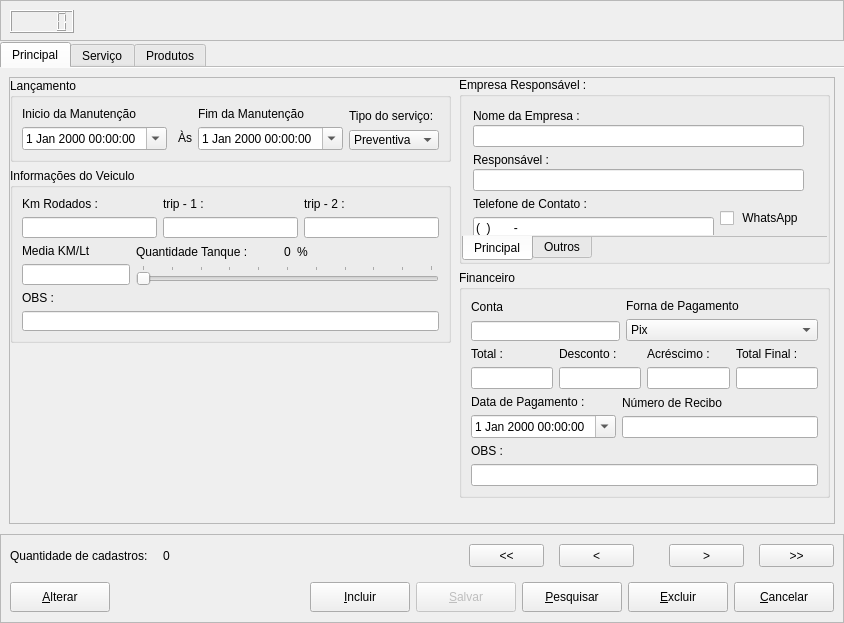
<?xml version="1.0" encoding="UTF-8"?>
<ui version="4.0">
 <class>Form</class>
 <widget class="QWidget" name="Form">
  <property name="geometry">
   <rect>
    <x>0</x>
    <y>0</y>
    <width>844</width>
    <height>623</height>
   </rect>
  </property>
  <property name="windowTitle">
   <string>Form</string>
  </property>
  <layout class="QVBoxLayout" name="verticalLayout">
   <property name="spacing">
    <number>1</number>
   </property>
   <property name="leftMargin">
    <number>0</number>
   </property>
   <property name="topMargin">
    <number>0</number>
   </property>
   <property name="rightMargin">
    <number>0</number>
   </property>
   <property name="bottomMargin">
    <number>0</number>
   </property>
   <item>
    <widget class="QFrame" name="frame_3">
     <property name="minimumSize">
      <size>
       <width>0</width>
       <height>41</height>
      </size>
     </property>
     <property name="maximumSize">
      <size>
       <width>16777215</width>
       <height>41</height>
      </size>
     </property>
     <property name="frameShape">
      <enum>QFrame::StyledPanel</enum>
     </property>
     <property name="frameShadow">
      <enum>QFrame::Raised</enum>
     </property>
     <widget class="QLCDNumber" name="lcdNumber">
      <property name="geometry">
       <rect>
        <x>10</x>
        <y>10</y>
        <width>64</width>
        <height>23</height>
       </rect>
      </property>
     </widget>
    </widget>
   </item>
   <item>
    <widget class="QTabWidget" name="tabContent">
     <property name="tabPosition">
      <enum>QTabWidget::North</enum>
     </property>
     <property name="tabShape">
      <enum>QTabWidget::Rounded</enum>
     </property>
     <property name="currentIndex">
      <number>0</number>
     </property>
     <property name="elideMode">
      <enum>Qt::ElideNone</enum>
     </property>
     <property name="documentMode">
      <bool>true</bool>
     </property>
     <property name="tabsClosable">
      <bool>false</bool>
     </property>
     <property name="movable">
      <bool>false</bool>
     </property>
     <property name="tabBarAutoHide">
      <bool>true</bool>
     </property>
     <widget class="QWidget" name="tab_principal" native="true">
      <attribute name="title">
       <string>Principal</string>
      </attribute>
      <layout class="QVBoxLayout" name="verticalLayout_3">
       <item>
        <widget class="QFrame" name="frame">
         <property name="frameShape">
          <enum>QFrame::StyledPanel</enum>
         </property>
         <property name="frameShadow">
          <enum>QFrame::Raised</enum>
         </property>
         <widget class="QWidget" name="">
          <property name="geometry">
           <rect>
            <x>450</x>
            <y>0</y>
            <width>371</width>
            <height>421</height>
           </rect>
          </property>
          <layout class="QVBoxLayout" name="verticalLayout_30">
           <item>
            <widget class="QGroupBox" name="groupBox_3">
             <property name="font">
              <font>
               <weight>50</weight>
               <bold>false</bold>
              </font>
             </property>
             <property name="title">
              <string>Empresa Responsável :</string>
             </property>
             <layout class="QVBoxLayout" name="verticalLayout_14">
              <property name="spacing">
               <number>0</number>
              </property>
              <property name="leftMargin">
               <number>0</number>
              </property>
              <property name="topMargin">
               <number>0</number>
              </property>
              <property name="rightMargin">
               <number>0</number>
              </property>
              <property name="bottomMargin">
               <number>0</number>
              </property>
              <item>
               <widget class="QTabWidget" name="tabWidget">
                <property name="tabPosition">
                 <enum>QTabWidget::South</enum>
                </property>
                <property name="currentIndex">
                 <number>0</number>
                </property>
                <property name="documentMode">
                 <bool>true</bool>
                </property>
                <widget class="QWidget" name="tabWidgetPage1" native="true">
                 <attribute name="title">
                  <string>Principal</string>
                 </attribute>
                 <widget class="QWidget" name="">
                  <property name="geometry">
                   <rect>
                    <x>11</x>
                    <y>11</y>
                    <width>331</width>
                    <height>131</height>
                   </rect>
                  </property>
                  <layout class="QVBoxLayout" name="verticalLayout_18">
                   <item>
                    <layout class="QVBoxLayout" name="verticalLayout_15">
                     <property name="spacing">
                      <number>2</number>
                     </property>
                     <item>
                      <widget class="QLabel" name="label_14">
                       <property name="text">
                        <string>Nome da Empresa : </string>
                       </property>
                      </widget>
                     </item>
                     <item>
                      <widget class="QLineEdit" name="lineEdit_6"/>
                     </item>
                    </layout>
                   </item>
                   <item>
                    <layout class="QVBoxLayout" name="verticalLayout_16">
                     <property name="spacing">
                      <number>2</number>
                     </property>
                     <item>
                      <widget class="QLabel" name="label_15">
                       <property name="text">
                        <string>Responsável :</string>
                       </property>
                      </widget>
                     </item>
                     <item>
                      <widget class="QLineEdit" name="lineEdit_7"/>
                     </item>
                    </layout>
                   </item>
                   <item>
                    <layout class="QHBoxLayout" name="horizontalLayout_10">
                     <item>
                      <layout class="QVBoxLayout" name="verticalLayout_17">
                       <item>
                        <widget class="QLabel" name="label_16">
                         <property name="text">
                          <string>Telefone de Contato :</string>
                         </property>
                        </widget>
                       </item>
                       <item>
                        <widget class="QLineEdit" name="lineEdit_8">
                         <property name="inputMask">
                          <string>(00) 0 0000-0000</string>
                         </property>
                        </widget>
                       </item>
                      </layout>
                     </item>
                     <item>
                      <widget class="QCheckBox" name="checkBox">
                       <property name="text">
                        <string> WhatsApp</string>
                       </property>
                       <property name="tristate">
                        <bool>false</bool>
                       </property>
                      </widget>
                     </item>
                    </layout>
                   </item>
                  </layout>
                 </widget>
                </widget>
                <widget class="QWidget" name="tabWidgetPage2" native="true">
                 <attribute name="title">
                  <string>Outros</string>
                 </attribute>
                </widget>
               </widget>
              </item>
             </layout>
            </widget>
           </item>
           <item>
            <widget class="QGroupBox" name="groupBox_4">
             <property name="title">
              <string>Financeiro</string>
             </property>
             <layout class="QVBoxLayout" name="verticalLayout_29">
              <item>
               <layout class="QHBoxLayout" name="horizontalLayout_11">
                <item>
                 <layout class="QVBoxLayout" name="verticalLayout_21">
                  <item>
                   <widget class="QLabel" name="label_17">
                    <property name="text">
                     <string>Conta </string>
                    </property>
                   </widget>
                  </item>
                  <item>
                   <widget class="QLineEdit" name="lineEdit_9">
                    <property name="maximumSize">
                     <size>
                      <width>149</width>
                      <height>20</height>
                     </size>
                    </property>
                   </widget>
                  </item>
                 </layout>
                </item>
                <item>
                 <layout class="QVBoxLayout" name="verticalLayout_20">
                  <item>
                   <widget class="QLabel" name="label_18">
                    <property name="text">
                     <string>Forna de Pagamento</string>
                    </property>
                   </widget>
                  </item>
                  <item>
                   <widget class="QComboBox" name="comboBox">
                    <property name="minimumSize">
                     <size>
                      <width>179</width>
                      <height>20</height>
                     </size>
                    </property>
                    <item>
                     <property name="text">
                      <string>Pix</string>
                     </property>
                    </item>
                    <item>
                     <property name="text">
                      <string>Dinheiro</string>
                     </property>
                    </item>
                    <item>
                     <property name="text">
                      <string>Cartão de Débito</string>
                     </property>
                    </item>
                    <item>
                     <property name="text">
                      <string>Cartão de Crédito</string>
                     </property>
                    </item>
                    <item>
                     <property name="text">
                      <string>Outros</string>
                     </property>
                    </item>
                   </widget>
                  </item>
                 </layout>
                </item>
               </layout>
              </item>
              <item>
               <layout class="QHBoxLayout" name="horizontalLayout_12">
                <item>
                 <layout class="QVBoxLayout" name="verticalLayout_22">
                  <item>
                   <widget class="QLabel" name="label_19">
                    <property name="text">
                     <string>Total :</string>
                    </property>
                   </widget>
                  </item>
                  <item>
                   <widget class="QLineEdit" name="lineEdit_10"/>
                  </item>
                 </layout>
                </item>
                <item>
                 <layout class="QVBoxLayout" name="verticalLayout_23">
                  <item>
                   <widget class="QLabel" name="label_20">
                    <property name="text">
                     <string>Desconto :</string>
                    </property>
                   </widget>
                  </item>
                  <item>
                   <widget class="QLineEdit" name="lineEdit_11"/>
                  </item>
                 </layout>
                </item>
                <item>
                 <layout class="QVBoxLayout" name="verticalLayout_24">
                  <item>
                   <widget class="QLabel" name="label_21">
                    <property name="text">
                     <string>Acréscimo :</string>
                    </property>
                   </widget>
                  </item>
                  <item>
                   <widget class="QLineEdit" name="lineEdit_12"/>
                  </item>
                 </layout>
                </item>
                <item>
                 <layout class="QVBoxLayout" name="verticalLayout_25">
                  <item>
                   <widget class="QLabel" name="label_22">
                    <property name="text">
                     <string>Total Final :</string>
                    </property>
                   </widget>
                  </item>
                  <item>
                   <widget class="QLineEdit" name="lineEdit_13"/>
                  </item>
                 </layout>
                </item>
               </layout>
              </item>
              <item>
               <layout class="QHBoxLayout" name="horizontalLayout_13">
                <item>
                 <layout class="QVBoxLayout" name="verticalLayout_26">
                  <item>
                   <widget class="QLabel" name="label_24">
                    <property name="text">
                     <string>Data de Pagamento :</string>
                    </property>
                    <property name="buddy">
                     <cstring>dateTimeEdit</cstring>
                    </property>
                   </widget>
                  </item>
                  <item>
                   <widget class="QDateTimeEdit" name="dateTimeEdit_3">
                    <property name="calendarPopup">
                     <bool>true</bool>
                    </property>
                   </widget>
                  </item>
                 </layout>
                </item>
                <item>
                 <layout class="QVBoxLayout" name="verticalLayout_27">
                  <item>
                   <widget class="QLabel" name="label_23">
                    <property name="text">
                     <string>Número de Recibo</string>
                    </property>
                   </widget>
                  </item>
                  <item>
                   <widget class="QLineEdit" name="lineEdit_14"/>
                  </item>
                 </layout>
                </item>
               </layout>
              </item>
              <item>
               <layout class="QVBoxLayout" name="verticalLayout_28">
                <item>
                 <widget class="QLabel" name="label_25">
                  <property name="text">
                   <string>OBS :</string>
                  </property>
                 </widget>
                </item>
                <item>
                 <widget class="QLineEdit" name="lineEdit_15"/>
                </item>
               </layout>
              </item>
             </layout>
            </widget>
           </item>
          </layout>
         </widget>
         <widget class="QWidget" name="">
          <property name="geometry">
           <rect>
            <x>1</x>
            <y>1</y>
            <width>441</width>
            <height>265</height>
           </rect>
          </property>
          <layout class="QVBoxLayout" name="verticalLayout_31">
           <item>
            <widget class="QGroupBox" name="groupBox">
             <property name="title">
              <string>Lançamento</string>
             </property>
             <layout class="QHBoxLayout" name="horizontalLayout_5">
              <item>
               <layout class="QHBoxLayout" name="horizontalLayout_2">
                <item>
                 <layout class="QVBoxLayout" name="verticalLayout_4">
                  <item>
                   <widget class="QLabel" name="label">
                    <property name="text">
                     <string>Inicio da Manutenção</string>
                    </property>
                    <property name="buddy">
                     <cstring>dateTimeEdit</cstring>
                    </property>
                   </widget>
                  </item>
                  <item>
                   <widget class="QDateTimeEdit" name="dateTimeEdit">
                    <property name="calendarPopup">
                     <bool>true</bool>
                    </property>
                   </widget>
                  </item>
                 </layout>
                </item>
                <item>
                 <widget class="QLabel" name="label_4">
                  <property name="text">
                   <string>Às</string>
                  </property>
                  <property name="alignment">
                   <set>Qt::AlignBottom|Qt::AlignLeading|Qt::AlignLeft</set>
                  </property>
                  <property name="indent">
                   <number>5</number>
                  </property>
                  <property name="openExternalLinks">
                   <bool>false</bool>
                  </property>
                 </widget>
                </item>
                <item>
                 <layout class="QVBoxLayout" name="verticalLayout_5">
                  <item>
                   <widget class="QLabel" name="label_3">
                    <property name="text">
                     <string>Fim da Manutenção</string>
                    </property>
                    <property name="buddy">
                     <cstring>dateTimeEdit_2</cstring>
                    </property>
                   </widget>
                  </item>
                  <item>
                   <widget class="QDateTimeEdit" name="dateTimeEdit_2">
                    <property name="calendarPopup">
                     <bool>true</bool>
                    </property>
                   </widget>
                  </item>
                 </layout>
                </item>
               </layout>
              </item>
              <item>
               <layout class="QVBoxLayout" name="verticalLayout_6">
                <item>
                 <widget class="QLabel" name="label_8">
                  <property name="text">
                   <string>Tipo do serviço:</string>
                  </property>
                  <property name="buddy">
                   <cstring>combobox_tipo_combustivel</cstring>
                  </property>
                 </widget>
                </item>
                <item>
                 <widget class="QComboBox" name="combobox_tipo_combustivel">
                  <property name="maximumSize">
                   <size>
                    <width>246</width>
                    <height>20</height>
                   </size>
                  </property>
                  <property name="toolTip">
                   <string>&lt;html&gt;&lt;head/&gt;&lt;body&gt;&lt;p&gt;&lt;span style=&quot; font-family:'Cabin,Helvetica,sans-serif'; font-size:large; font-weight:600; color:#575756; text-transform:uppercase;&quot;&gt;1 – Manutenção preventiva&lt;/span&gt;&lt;/p&gt;&lt;p&gt;&lt;span style=&quot; font-family:'Open Sans,sans-serif'; font-size:16px; color:#6f6e6b; background-color:#ffffff;&quot;&gt;Os veículos passam por inspeção para evitar possíveis falhas e problemas. De acordo com um planejamento que utiliza a Curva de Tempo Médio para Falha, é possível identificar um tempo estimado para trocar determinada peça do veículo e evitar que ela estrague e cause algum problema no automóvel.&lt;/span&gt;&lt;/p&gt;&lt;p&gt;&lt;span style=&quot; font-family:'Cabin,Helvetica,sans-serif'; font-size:large; font-weight:600; color:#575756; text-transform:uppercase;&quot;&gt;2 – Manutenção corretiva&lt;/span&gt;&lt;/p&gt;&lt;p&gt;&lt;span style=&quot; font-family:'Open Sans,sans-serif'; font-size:16px; color:#6f6e6b; background-color:#ffffff;&quot;&gt;Quando alguma parte do seu carro já está quebrada ou com falha, você precisa fazer uma manutenção corretiva para trocar ou consertar a peça com defeito.&lt;/span&gt;&lt;/p&gt;&lt;p&gt;&lt;span style=&quot; font-family:'Cabin,Helvetica,sans-serif'; font-size:large; font-weight:600; color:#575756; text-transform:uppercase;&quot;&gt;3 – Manutenção preditiva&lt;/span&gt;&lt;/p&gt;&lt;p&gt;&lt;span style=&quot; font-family:'Open Sans,sans-serif'; font-size:16px; color:#6f6e6b; background-color:#ffffff;&quot;&gt;Nesta categoria, o monitoramento segue uma regularidade para avaliar as condições mecânicas do veículo. Para isso, são utilizados instrumentos específicos, como câmeras termográficas, ultrassons, inspeções visuais, entre outros.&lt;/span&gt;&lt;/p&gt;&lt;p&gt;&lt;span style=&quot; font-family:'Cabin,Helvetica,sans-serif'; font-size:large; font-weight:600; color:#575756; text-transform:uppercase;&quot;&gt;4 – Manutenção detectiva&lt;/span&gt;&lt;/p&gt;&lt;p&gt;&lt;span style=&quot; font-family:'Open Sans,sans-serif'; font-size:16px; color:#6f6e6b; background-color:#ffffff;&quot;&gt;Para garantir a segurança e o bom funcionamento do veículo, se busca identificar falhas antes delas acontecerem. Neste procedimento, são realizados testes para avaliar o uso a longo prazo do automóvel. Todos os itens são analisados em funcionamento.&lt;/span&gt;&lt;/p&gt;&lt;/body&gt;&lt;/html&gt;</string>
                  </property>
                  <item>
                   <property name="text">
                    <string>Preventiva</string>
                   </property>
                  </item>
                  <item>
                   <property name="text">
                    <string>Corretiva</string>
                   </property>
                  </item>
                  <item>
                   <property name="text">
                    <string>Preditiva</string>
                   </property>
                  </item>
                  <item>
                   <property name="text">
                    <string>Detectiva</string>
                   </property>
                  </item>
                 </widget>
                </item>
               </layout>
              </item>
             </layout>
            </widget>
           </item>
           <item>
            <widget class="QGroupBox" name="groupBox_2">
             <property name="title">
              <string>Informações do Veiculo</string>
             </property>
             <layout class="QVBoxLayout" name="verticalLayout_13">
              <item>
               <layout class="QHBoxLayout" name="horizontalLayout_8">
                <item>
                 <layout class="QVBoxLayout" name="verticalLayout_7">
                  <item>
                   <widget class="QLabel" name="label_5">
                    <property name="text">
                     <string>Km Rodados : </string>
                    </property>
                   </widget>
                  </item>
                  <item>
                   <widget class="QLineEdit" name="lineEdit"/>
                  </item>
                 </layout>
                </item>
                <item>
                 <layout class="QVBoxLayout" name="verticalLayout_8">
                  <item>
                   <widget class="QLabel" name="label_6">
                    <property name="text">
                     <string>trip - 1 :</string>
                    </property>
                   </widget>
                  </item>
                  <item>
                   <widget class="QLineEdit" name="lineEdit_2"/>
                  </item>
                 </layout>
                </item>
                <item>
                 <layout class="QVBoxLayout" name="verticalLayout_9">
                  <item>
                   <widget class="QLabel" name="label_7">
                    <property name="text">
                     <string>trip - 2 :</string>
                    </property>
                   </widget>
                  </item>
                  <item>
                   <widget class="QLineEdit" name="lineEdit_3"/>
                  </item>
                 </layout>
                </item>
               </layout>
              </item>
              <item>
               <layout class="QHBoxLayout" name="horizontalLayout_9">
                <item>
                 <layout class="QVBoxLayout" name="verticalLayout_10">
                  <item>
                   <widget class="QLabel" name="label_9">
                    <property name="text">
                     <string>Media KM/Lt</string>
                    </property>
                   </widget>
                  </item>
                  <item>
                   <widget class="QLineEdit" name="lineEdit_4">
                    <property name="sizePolicy">
                     <sizepolicy hsizetype="Minimum" vsizetype="Fixed">
                      <horstretch>0</horstretch>
                      <verstretch>0</verstretch>
                     </sizepolicy>
                    </property>
                   </widget>
                  </item>
                 </layout>
                </item>
                <item>
                 <layout class="QVBoxLayout" name="verticalLayout_11">
                  <item>
                   <layout class="QHBoxLayout" name="horizontalLayout_7">
                    <item>
                     <widget class="QLabel" name="label_11">
                      <property name="text">
                       <string>Quantidade Tanque :</string>
                      </property>
                     </widget>
                    </item>
                    <item>
                     <widget class="QLabel" name="label_10">
                      <property name="sizePolicy">
                       <sizepolicy hsizetype="Fixed" vsizetype="Preferred">
                        <horstretch>0</horstretch>
                        <verstretch>0</verstretch>
                       </sizepolicy>
                      </property>
                      <property name="text">
                       <string>0</string>
                      </property>
                     </widget>
                    </item>
                    <item>
                     <widget class="QLabel" name="label_12">
                      <property name="text">
                       <string>%</string>
                      </property>
                     </widget>
                    </item>
                   </layout>
                  </item>
                  <item>
                   <widget class="QSlider" name="horizontalSlider">
                    <property name="sizePolicy">
                     <sizepolicy hsizetype="MinimumExpanding" vsizetype="Fixed">
                      <horstretch>0</horstretch>
                      <verstretch>0</verstretch>
                     </sizepolicy>
                    </property>
                    <property name="maximum">
                     <number>100</number>
                    </property>
                    <property name="singleStep">
                     <number>1</number>
                    </property>
                    <property name="orientation">
                     <enum>Qt::Horizontal</enum>
                    </property>
                    <property name="invertedControls">
                     <bool>false</bool>
                    </property>
                    <property name="tickPosition">
                     <enum>QSlider::TicksAbove</enum>
                    </property>
                    <property name="tickInterval">
                     <number>10</number>
                    </property>
                   </widget>
                  </item>
                 </layout>
                </item>
               </layout>
              </item>
              <item>
               <layout class="QVBoxLayout" name="verticalLayout_12">
                <item>
                 <widget class="QLabel" name="label_13">
                  <property name="text">
                   <string>OBS :</string>
                  </property>
                 </widget>
                </item>
                <item>
                 <widget class="QLineEdit" name="lineEdit_5"/>
                </item>
               </layout>
              </item>
             </layout>
            </widget>
           </item>
          </layout>
         </widget>
        </widget>
       </item>
      </layout>
     </widget>
     <widget class="QWidget" name="tab_servico">
      <attribute name="title">
       <string>Serviço</string>
      </attribute>
      <layout class="QVBoxLayout" name="verticalLayout_19">
       <property name="spacing">
        <number>2</number>
       </property>
       <property name="leftMargin">
        <number>0</number>
       </property>
       <property name="topMargin">
        <number>0</number>
       </property>
       <property name="rightMargin">
        <number>0</number>
       </property>
       <property name="bottomMargin">
        <number>0</number>
       </property>
       <item>
        <widget class="QFrame" name="frame_4">
         <property name="minimumSize">
          <size>
           <width>0</width>
           <height>150</height>
          </size>
         </property>
         <property name="frameShape">
          <enum>QFrame::StyledPanel</enum>
         </property>
         <property name="frameShadow">
          <enum>QFrame::Raised</enum>
         </property>
        </widget>
       </item>
       <item>
        <widget class="QTableView" name="tableView"/>
       </item>
      </layout>
     </widget>
     <widget class="QWidget" name="tab_produtos">
      <attribute name="title">
       <string>Produtos</string>
      </attribute>
     </widget>
    </widget>
   </item>
   <item>
    <widget class="QFrame" name="frame_2">
     <property name="maximumSize">
      <size>
       <width>1000</width>
       <height>94</height>
      </size>
     </property>
     <property name="frameShape">
      <enum>QFrame::StyledPanel</enum>
     </property>
     <property name="frameShadow">
      <enum>QFrame::Raised</enum>
     </property>
     <layout class="QVBoxLayout" name="verticalLayout_2">
      <property name="spacing">
       <number>15</number>
      </property>
      <property name="leftMargin">
       <number>9</number>
      </property>
      <property name="bottomMargin">
       <number>10</number>
      </property>
      <item>
       <layout class="QHBoxLayout" name="horizontalLayout_6">
        <item>
         <layout class="QHBoxLayout" name="horizontalLayout_4">
          <item>
           <widget class="QLabel" name="label_2">
            <property name="text">
             <string>Quantidade de cadastros:</string>
            </property>
           </widget>
          </item>
          <item>
           <widget class="QLabel" name="lbl_total">
            <property name="text">
             <string>0</string>
            </property>
           </widget>
          </item>
         </layout>
        </item>
        <item>
         <spacer name="horizontalSpacer_3">
          <property name="orientation">
           <enum>Qt::Horizontal</enum>
          </property>
          <property name="sizeHint" stdset="0">
           <size>
            <width>178</width>
            <height>20</height>
           </size>
          </property>
         </spacer>
        </item>
        <item>
         <layout class="QHBoxLayout" name="horizontalLayout_3">
          <item>
           <widget class="QPushButton" name="bnt_back_full">
            <property name="minimumSize">
             <size>
              <width>75</width>
              <height>23</height>
             </size>
            </property>
            <property name="maximumSize">
             <size>
              <width>75</width>
              <height>23</height>
             </size>
            </property>
            <property name="toolTip">
             <string>&lt;html&gt;&lt;head/&gt;&lt;body&gt;&lt;p&gt;Ir para o primeiro...&lt;/p&gt;&lt;/body&gt;&lt;/html&gt;</string>
            </property>
            <property name="text">
             <string>&lt;&lt;</string>
            </property>
            <property name="autoDefault">
             <bool>false</bool>
            </property>
           </widget>
          </item>
          <item>
           <widget class="QPushButton" name="bnt_back">
            <property name="minimumSize">
             <size>
              <width>75</width>
              <height>23</height>
             </size>
            </property>
            <property name="maximumSize">
             <size>
              <width>75</width>
              <height>23</height>
             </size>
            </property>
            <property name="toolTip">
             <string>&lt;html&gt;&lt;head/&gt;&lt;body&gt;&lt;p&gt;Voltar...&lt;/p&gt;&lt;/body&gt;&lt;/html&gt;</string>
            </property>
            <property name="text">
             <string>&lt;</string>
            </property>
            <property name="autoDefault">
             <bool>false</bool>
            </property>
           </widget>
          </item>
          <item>
           <spacer name="horizontalSpacer_2">
            <property name="orientation">
             <enum>Qt::Horizontal</enum>
            </property>
            <property name="sizeType">
             <enum>QSizePolicy::Minimum</enum>
            </property>
            <property name="sizeHint" stdset="0">
             <size>
              <width>20</width>
              <height>20</height>
             </size>
            </property>
           </spacer>
          </item>
          <item>
           <widget class="QPushButton" name="bnt_next">
            <property name="minimumSize">
             <size>
              <width>75</width>
              <height>23</height>
             </size>
            </property>
            <property name="maximumSize">
             <size>
              <width>75</width>
              <height>23</height>
             </size>
            </property>
            <property name="toolTip">
             <string>&lt;html&gt;&lt;head/&gt;&lt;body&gt;&lt;p&gt;Próximo...&lt;/p&gt;&lt;/body&gt;&lt;/html&gt;</string>
            </property>
            <property name="text">
             <string>&gt;</string>
            </property>
            <property name="autoDefault">
             <bool>false</bool>
            </property>
           </widget>
          </item>
          <item>
           <widget class="QPushButton" name="bnt_next_full">
            <property name="minimumSize">
             <size>
              <width>75</width>
              <height>23</height>
             </size>
            </property>
            <property name="maximumSize">
             <size>
              <width>75</width>
              <height>23</height>
             </size>
            </property>
            <property name="toolTip">
             <string>&lt;html&gt;&lt;head/&gt;&lt;body&gt;&lt;p&gt;&lt;span style=&quot; font-weight:600;&quot;&gt;Ir para o fim.&lt;/span&gt;&lt;/p&gt;&lt;/body&gt;&lt;/html&gt;</string>
            </property>
            <property name="text">
             <string>&gt;&gt;</string>
            </property>
            <property name="autoDefault">
             <bool>false</bool>
            </property>
           </widget>
          </item>
         </layout>
        </item>
       </layout>
      </item>
      <item>
       <layout class="QHBoxLayout" name="horizontalLayout">
        <property name="spacing">
         <number>6</number>
        </property>
        <property name="sizeConstraint">
         <enum>QLayout::SetDefaultConstraint</enum>
        </property>
        <property name="leftMargin">
         <number>0</number>
        </property>
        <item>
         <widget class="QPushButton" name="bnt_alterar">
          <property name="minimumSize">
           <size>
            <width>100</width>
            <height>30</height>
           </size>
          </property>
          <property name="maximumSize">
           <size>
            <width>131</width>
            <height>41</height>
           </size>
          </property>
          <property name="text">
           <string>&amp;Alterar</string>
          </property>
          <property name="icon">
           <iconset resource="../../My-Finance-QtDesigner/src/resources/icons.qrc">
            <normaloff>:/icons/pencil.png</normaloff>:/icons/pencil.png</iconset>
          </property>
          <property name="iconSize">
           <size>
            <width>25</width>
            <height>25</height>
           </size>
          </property>
         </widget>
        </item>
        <item>
         <spacer name="horizontalSpacer">
          <property name="orientation">
           <enum>Qt::Horizontal</enum>
          </property>
          <property name="sizeHint" stdset="0">
           <size>
            <width>58</width>
            <height>20</height>
           </size>
          </property>
         </spacer>
        </item>
        <item>
         <widget class="QPushButton" name="bnt_adicionar">
          <property name="enabled">
           <bool>true</bool>
          </property>
          <property name="minimumSize">
           <size>
            <width>100</width>
            <height>30</height>
           </size>
          </property>
          <property name="maximumSize">
           <size>
            <width>131</width>
            <height>41</height>
           </size>
          </property>
          <property name="text">
           <string>&amp;Incluir</string>
          </property>
          <property name="icon">
           <iconset resource="../../My-Finance-QtDesigner/src/resources/icons.qrc">
            <normaloff>:/icons/adicionar.png</normaloff>:/icons/adicionar.png</iconset>
          </property>
          <property name="iconSize">
           <size>
            <width>25</width>
            <height>25</height>
           </size>
          </property>
          <property name="shortcut">
           <string>Alt+I</string>
          </property>
         </widget>
        </item>
        <item>
         <widget class="QPushButton" name="bnt_salvar">
          <property name="enabled">
           <bool>false</bool>
          </property>
          <property name="minimumSize">
           <size>
            <width>100</width>
            <height>0</height>
           </size>
          </property>
          <property name="maximumSize">
           <size>
            <width>100</width>
            <height>36</height>
           </size>
          </property>
          <property name="text">
           <string>&amp;Salvar</string>
          </property>
          <property name="icon">
           <iconset resource="../../My-Finance-QtDesigner/src/resources/icons.qrc">
            <normaloff>:/icons/save.png</normaloff>:/icons/save.png</iconset>
          </property>
          <property name="iconSize">
           <size>
            <width>20</width>
            <height>20</height>
           </size>
          </property>
          <property name="shortcut">
           <string/>
          </property>
         </widget>
        </item>
        <item>
         <widget class="QPushButton" name="bnt_search">
          <property name="minimumSize">
           <size>
            <width>100</width>
            <height>29</height>
           </size>
          </property>
          <property name="maximumSize">
           <size>
            <width>100</width>
            <height>41</height>
           </size>
          </property>
          <property name="text">
           <string>&amp;Pesquisar</string>
          </property>
          <property name="icon">
           <iconset resource="../../My-Finance-QtDesigner/src/resources/icons.qrc">
            <normaloff>:/icons/search.png</normaloff>:/icons/search.png</iconset>
          </property>
          <property name="iconSize">
           <size>
            <width>17</width>
            <height>17</height>
           </size>
          </property>
          <property name="shortcut">
           <string>Alt+P</string>
          </property>
          <property name="checkable">
           <bool>false</bool>
          </property>
          <property name="checked">
           <bool>false</bool>
          </property>
          <property name="autoRepeat">
           <bool>false</bool>
          </property>
         </widget>
        </item>
        <item>
         <widget class="QPushButton" name="bnt_excluir">
          <property name="minimumSize">
           <size>
            <width>100</width>
            <height>20</height>
           </size>
          </property>
          <property name="maximumSize">
           <size>
            <width>131</width>
            <height>41</height>
           </size>
          </property>
          <property name="text">
           <string>&amp;Excluir</string>
          </property>
          <property name="icon">
           <iconset resource="../../My-Finance-QtDesigner/src/resources/icons.qrc">
            <normaloff>:/icons/excluir.png</normaloff>:/icons/excluir.png</iconset>
          </property>
          <property name="iconSize">
           <size>
            <width>25</width>
            <height>25</height>
           </size>
          </property>
          <property name="shortcut">
           <string>Alt+E</string>
          </property>
          <property name="checkable">
           <bool>false</bool>
          </property>
          <property name="checked">
           <bool>false</bool>
          </property>
          <property name="autoRepeat">
           <bool>false</bool>
          </property>
         </widget>
        </item>
        <item>
         <widget class="QPushButton" name="bnt_cancelar">
          <property name="minimumSize">
           <size>
            <width>100</width>
            <height>30</height>
           </size>
          </property>
          <property name="maximumSize">
           <size>
            <width>131</width>
            <height>41</height>
           </size>
          </property>
          <property name="text">
           <string>&amp;Cancelar</string>
          </property>
          <property name="icon">
           <iconset resource="../../My-Finance-QtDesigner/src/resources/icons.qrc">
            <normaloff>:/icons/error.png</normaloff>:/icons/error.png</iconset>
          </property>
          <property name="iconSize">
           <size>
            <width>25</width>
            <height>25</height>
           </size>
          </property>
          <property name="shortcut">
           <string>Alt+C</string>
          </property>
          <property name="checkable">
           <bool>false</bool>
          </property>
          <property name="checked">
           <bool>false</bool>
          </property>
          <property name="autoRepeat">
           <bool>false</bool>
          </property>
         </widget>
        </item>
       </layout>
      </item>
     </layout>
    </widget>
   </item>
  </layout>
 </widget>
 <resources>
  <include location="../../My-Finance-QtDesigner/src/resources/icons.qrc"/>
 </resources>
 <connections>
  <connection>
   <sender>horizontalSlider</sender>
   <signal>valueChanged(int)</signal>
   <receiver>label_10</receiver>
   <slot>setNum(int)</slot>
   <hints>
    <hint type="sourcelabel">
     <x>211</x>
     <y>265</y>
    </hint>
    <hint type="destinationlabel">
     <x>267</x>
     <y>242</y>
    </hint>
   </hints>
  </connection>
 </connections>
</ui>
